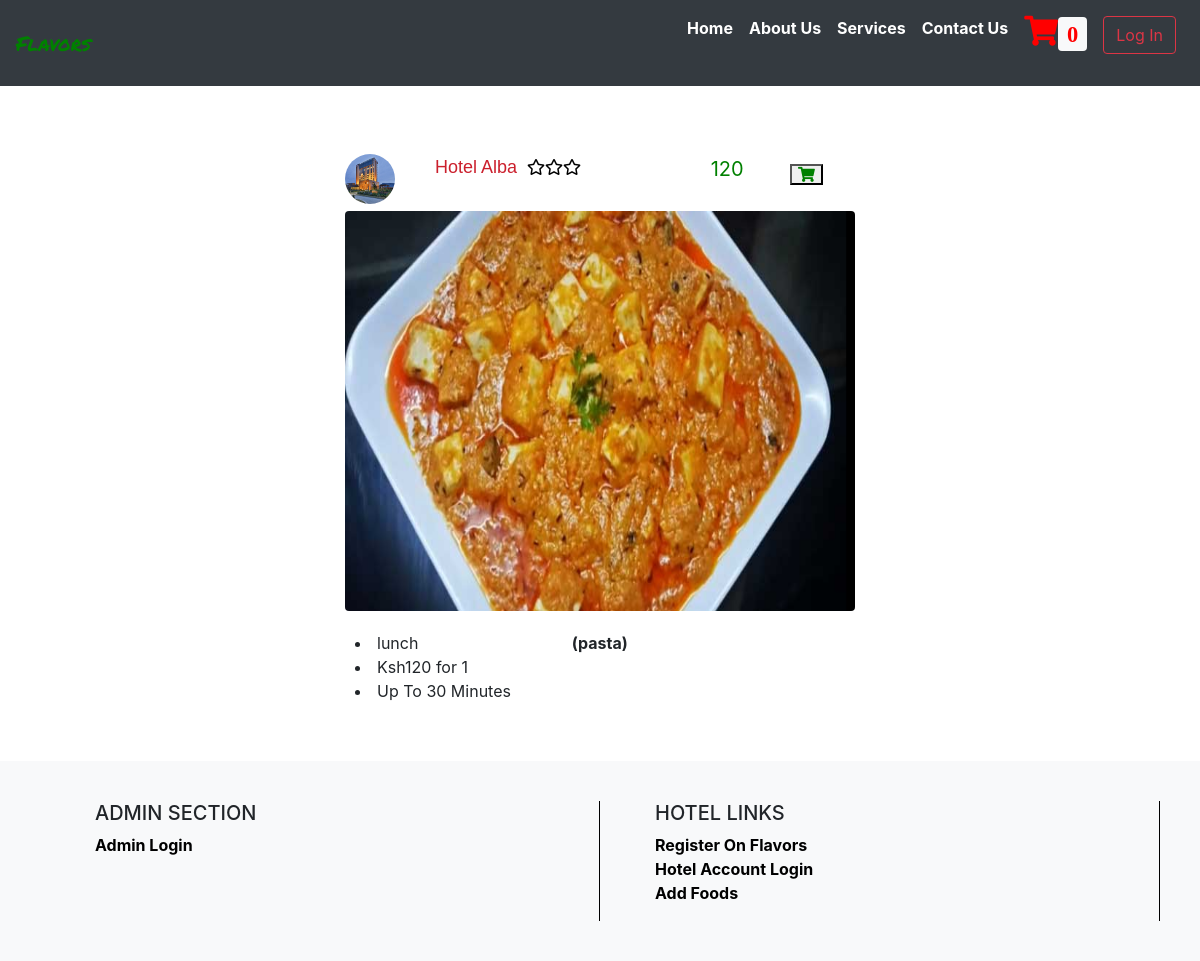
The app's page /searchfood.php?food_id=3 (signed in) with its own data.
### tables this page shows
CREATE TABLE `tbfood` (
  `food_id` int(11) NOT NULL,
  `fldvendor_id` int(11) NOT NULL,
  `foodname` varchar(100) NOT NULL,
  `cost` bigint(15) NOT NULL,
  `cuisines` varchar(50) NOT NULL,
  `paymentmode` varchar(50) NOT NULL,
  `fldimage` varchar(1000) NOT NULL
);

CREATE TABLE `tblvendor` (
  `fldvendor_id` int(10) NOT NULL,
  `fld_name` varchar(30) NOT NULL,
  `fld_email` varchar(50) NOT NULL,
  `fld_password` varchar(50) NOT NULL,
  `fld_mob` bigint(10) NOT NULL,
  `fld_phone` bigint(10) NOT NULL,
  `fld_address` varchar(50) NOT NULL,
  `fld_logo` varchar(250) NOT NULL
);

### searchfood.php (the view, shortened to what this page needs)
<?php
include("connection.php");
extract($_REQUEST);
if(isset($_SESSION['cust_id']))
{
	 $cust_id=$_SESSION['cust_id'];
	 $qq=mysqli_query($con,"select * from tblcustomer where fld_email='$cust_id'");
	 $qqr= mysqli_fetch_array($qq);
}
else
{
	$cust_id="";
}
if(isset($food_id))
{
$fid= $food_id;
}
else
{
	header("location:index.php");
}
?>
<html>
  <head>
	 <link rel="stylesheet" href="https://stackpath.bootstrapcdn.com/bootstrap/4.3.1/css/bootstrap.min.css">
     <link rel="stylesheet" href="https://use.fontawesome.com/releases/v5.8.1/css/all.css">
  </head>
	<body>
<nav class="navbar navbar-expand-lg navbar-light bg-dark fixed-top">
    <a class="navbar-brand" href="index.php"><span style="color:green;font-family: 'Permanent Marker', cursive;">Flavors</span></a>&nbsp;&nbsp;&nbsp;&nbsp;&nbsp;&nbsp;
    <div class="collapse navbar-collapse" id="navbarResponsive">
      <ul class="navbar-nav ml-auto">
		  <li class="nav-item">
		     <a href="index.php" style="color:white;" class="nav-link">Home</a>
		  </li>
		  <li class="nav-item">
		     <a href="aboutus.php" style="color:white;" class="nav-link">About Us</a>
		  </li>
		  <li class="nav-item">
		     <a href="services.php" style="color:white;" class="nav-link">Services</a>
		  </li>
		  <li class="nav-item">
		     <a href="contact.php" style="color:white;" class="nav-link">Contact Us</a>
		  </li>
		  <?php
			if(empty($cust_id))
			{
			?>
			<li class="nav-item">
			  <a href="form/index.php?msg=you must be login first" class="nav-link"><span style="color:red;  font-size:30px;"><i class="fa fa-shopping-cart" aria-hidden="true"><span style="color:red;" id="cart"  class="badge badge-light">0</span></i></span></a>
		    </li>
			<li class="nav-item">
			<a  class="nav-link"><form method="post"><button class="btn btn-outline-danger my-2 my-sm-0" name="login" type="submit">Log In</button></form></a>
            </li>
			<?php
			}
			?>
      </ul>
    </div>
</nav>
<br><br><br><br>
<div class="container-fluid" >
<br><br>
<div class="row">
   <div class="col-sm-3"></div>
   <div class="col-sm-6" >
   <?php
	  $query=mysqli_query($con,"select tblvendor.fld_email,tblvendor.fld_name,tblvendor.fld_mob,
	  tblvendor.fld_phone,tblvendor.fld_address,tblvendor.fld_logo,tbfood.foodname,tbfood.cost,
	  tbfood.cuisines,tbfood.paymentmode,tbfood.fldimage from tblvendor inner join
	  tbfood on tblvendor.fldvendor_id=tbfood.fldvendor_id where tbfood.food_id='$fid'");
	  if(mysqli_num_rows($query))
	  {
	  while($res=mysqli_fetch_assoc($query))
	  {
		   $hotel_logo= "image/restaurant/".$res['fld_email']."/".$res['fld_logo'];
		   $food_pic= "image/restaurant/".$res['fld_email']."/foodimages/".$res['fldimage'];
	  ?>
	  <div class="container-fluid">
	  <div class="container-fluid">
	     <div class="row" style="padding-top:10px; ">
		      <div class="col-sm-2"><img src="<?php echo $hotel_logo; ?>" class="rounded-circle" height="50px" width="50px" alt="Cinque Terre"></div>
		      <div class="col-sm-6">
		                     <span style="font-family: 'Miriam Libre', sans-serif; font-size:18px;color:#CB202D;">
		 <?php echo $res['fld_name']; ?></span><span style="color:black; margin-left:10px;"><i class="far fa-star"></i><i class="far fa-star"></i><i class="far fa-star"></i></span>
        </div>
		 <div class="col-sm-2"><i class="fas fa-shilling-sign"></i><span style="color:green; font-size:20px;"> <?php echo $res['cost']; ?></span></div>
		 <form method="post">
		 <div class="col-sm-2" style="text-align:left;padding:10px; font-size:15px;"><button type="submit" name="addtocart" value="<?php echo $fid; ?>")" ><span style="color:green;" <i class="fa fa-shopping-cart" aria-hidden="true"></i></span></button></div>
		 </form>
		 </div>
	  </div>
	  <div class="container-fluid">
	  <div class="row" style="padding:10px;padding-top:0px;padding-right:0px; padding-left:0px;">
		 <div class="col-sm-12"><img src="<?php echo $food_pic; ?>" class="rounded" height="400px" width="100%" alt="Cinque Terre"></div>
		 </div>
	  </div>
	  <div class="container-fluid">
	     <div class="row" style="padding:10px; ">
		 <div class="col-sm-5">
		 <span><li><?php echo $res['cuisines']; ?></li></span>
		 <span><li><?php echo "Ksh".$res['cost']; ?>&nbsp;for 1</li></span>
		 <span><li>Up To 30 Minutes</li></span>
		 </div>
		 <div class="col-sm-6" style="">
		 <b><?php echo"(" .$res['foodname'].")"?></b>
		 </div>
		 </div>
	  </div>
	<?php
	  }
	  }
	  else
	  {
	?>
	<div class="row"><div class="col-sm-12" style="color:red;"><?php echo "sorry No Record Found For This Order";?></div></div>
	<?php
	  }
	?>
	</div>
   </div>
   <div class="col-sm-3"></div>
</div>
</div>
<br><br>
	     <?php
		 include("footer.php");
		 ?>
</body>
</html>

### searchfood.php (style rules this page uses)
ul li { list-style:none; }
ul li a { color:black; font-weight:bold; }

### records on screen
tbfood: fldvendor.fld_logo (picture), fldvendor.fld_name "Hotel Alba", cost "120", fldvendor+fldimage (picture), cuisines "lunch", foodname "pasta"
